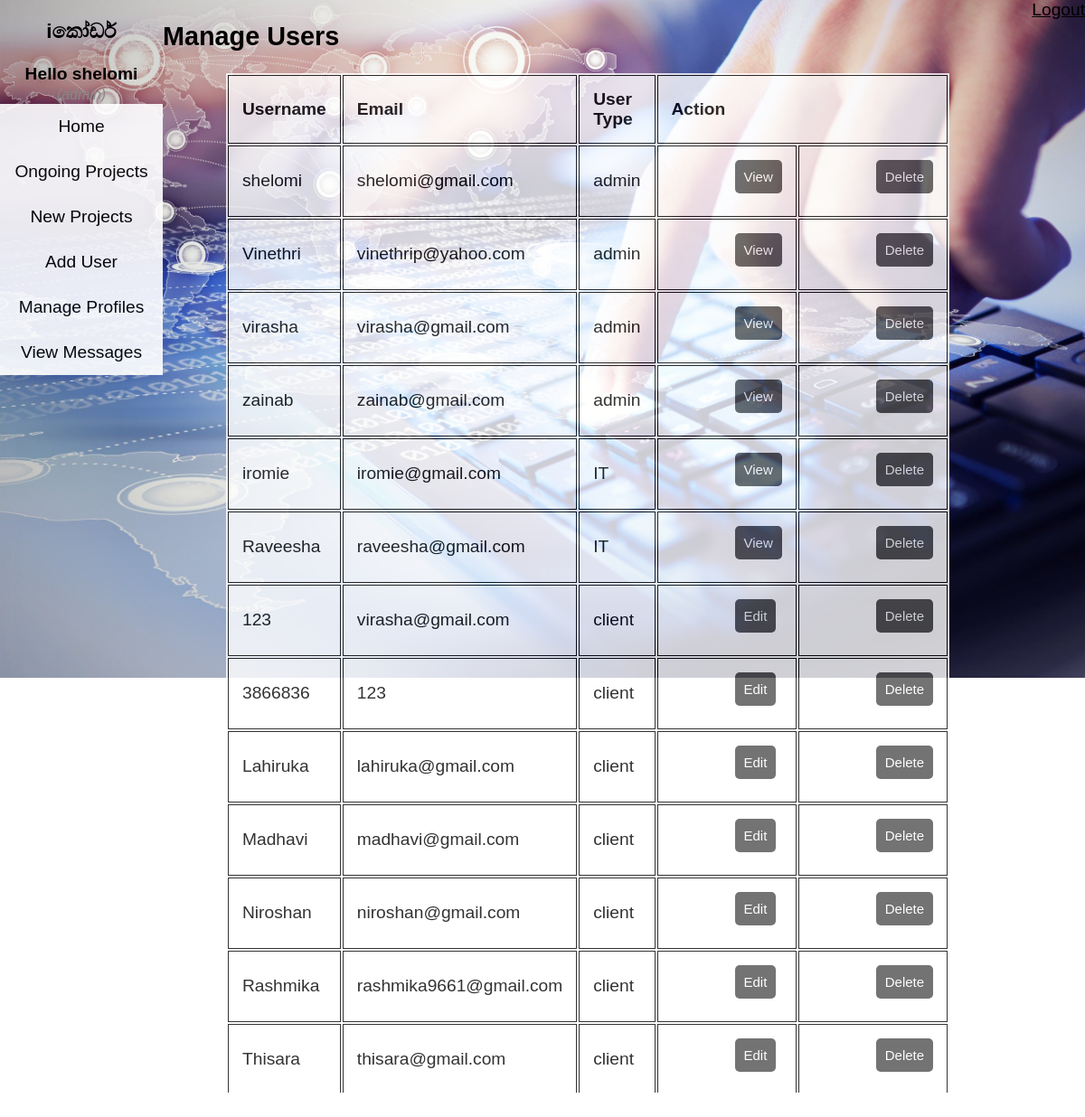
Page /admin/manage.php (signed in) on the committed database.
### tables this page shows
CREATE TABLE `it` (
  `username` varchar(100) NOT NULL,
  `email` varchar(100) NOT NULL,
  `password` varchar(100) NOT NULL,
  `edu_quali` varchar(1000) DEFAULT NULL,
  `gender` char(1) DEFAULT NULL,
  `tel` int(10) DEFAULT NULL
);

CREATE TABLE `client` (
  `username` varchar(100) NOT NULL,
  `email` varchar(100) NOT NULL,
  `password` varchar(100) NOT NULL,
  `gender` char(1) DEFAULT NULL,
  `tel` int(10) DEFAULT NULL,
  `edu_quali` varchar(10000) NOT NULL,
  `rating` int(11) NOT NULL
);

### admin/manage.php (the view, shortened to what this page needs)
<?php include ('functions.php');
	  include ('../connection.php');
?>
<!DOCTYPE html>
<html>
<head>
	<link rel="stylesheet" type="text/css" href="../css/admin.css">
</head>
<body>
	<div class="split left">
	<center>
		<h3>iකෝඩර්</h3>
		<strong><?php echo "Hello "; echo$_SESSION['username']; ?></strong>
		<small><i  style="color: #888;">(<?php echo $_SESSION['user_type']; ?>)</i></small>
		<br>
		<ul>
			<li><a href="home.php">Home</a></li>
			<li><a href="ongoing.php">Ongoing Projects</a></li>
			<li><a href="new.php">New Projects</a></li>
			<li><a href="add.php">Add User</a></li>
			<li><a href="manage.php">Manage Profiles</a></li>
			<li><a href="messages.php">View Messages</a></li>
		</ul>
		</center>
	</div>
	<div class="split right">
		<a href="../index.php?logout='1'" style="color: black; float:right;">Logout</a>
		<h2>Manage Users</h2>
		<table>
			<thead>
				<tr>
					<th>Username</th>
					<th>Email</th>
					<th>User Type</th>
					<th colspan="2">Action</th>
				</tr>
			</thead>
			<tbody>
				<?php
    				$query = "SELECT * FROM admin";
    				$results = $conn->query($query);
    				$user_type="admin";
    				if ($results->num_rows > 0) {
						while ($row = $results->fetch_assoc()) { 	?>
						    <tr>
						        <td><?php echo $row['username']; ?></td>
						        <td><?php echo $row['email']; ?></td>
						        <td><?php echo $user_type; ?></td>
						        <td>
						        	<div class="input-group">
										<a href="view.php"><button type="submit" class="btn" name="view_btn">View</button></a>
									</div>
						        </td>
						        <td>
						            <div class="input-group">
										<button type="button" class="btn" name="delete_btn">Delete</button>
									</div>
						        </td>
						    </tr>
					<?php	}
					}else{
						echo "0 results";
					}
	    			$query = "SELECT * FROM it";
	    			$results = $conn->query($query);
	    			$user_type="IT";
	    			if ($results->num_rows > 0) {
						while ($row = $results->fetch_assoc()) { ?>
						    <tr>
						        <td><?php echo $row['username']; ?></td>
						        <td><?php echo $row['email']; ?></td>
						        <td><?php echo $user_type; ?></td>
						        <td>
						        	<div class="input-group">
						        		<a href="view.php"><button type="submit" class="btn" name="view_btn">View</button></a>
									</div>
							    </td>
							    <td>
							        <div class="input-group">
										<button type="button" class="btn" name="delete_btn">Delete</button>
									</div>
							    </td>
							</tr>
					<?php	}
					}else{
						echo "0 results";
					}
	    			$query = "SELECT * FROM client";
	    			$results = $conn->query($query);
	    			$user_type="client";
	    			if ($results->num_rows > 0) {
						while ($row = $results->fetch_assoc()) { ?>
						    <tr>
						        <td><?php echo $row['username']; ?></td>
						        <td><?php echo $row['email']; ?></td>
						        <td><?php echo $user_type; ?></td>
						        <td>
						        	<div class="input-group">
										<a href="view.php?edit=<?php echo $row['username'], $user_type; ?>"><button type="submit" class="btn" name="view_btn">Edit</button></a>
									</div>
						        </td>
						        <td>
						            <div class="input-group">
										<a href= "functions.php?del=<?php echo $row['username']; ?>"><button type="button" class="btn" name="view_btn">Delete</button></a>
									</div>
						        </td>
						    </tr>
					<?php	}
					}else{
						echo "0 results";
					}
			    ?>
			</tbody>
		</table>
	</div>
</body>
</html>

### css/admin.css (style rules this page uses)
body { font-size: 120%; font-family: sans-serif; background-image: url("../images/index.jpg"); background-repeat: no-repeat; background-size: cover; }
.split { position: fixed; z-index: 1; top: 0; overflow-x: hidden; }
.left { left: 0; width: 15%; height: 90%; }
.right { right: 0; width: 85%; height: 90%; }
ul { list-style-type: none; margin: 0; padding: 0; overflow: hidden; background-color: white; opacity: 0.9; }
li { float: center; }
li a { display: block; color: black; text-align: center; padding: 14px 16px; text-decoration: none; }
.input-group { margin: 0px 0px 10px 0px; margin-left: 70px; }
.btn { padding: 10px; font-size: 15px; color: white; background: #505050; border: none; border-radius: 5px; }
table { width: 60%; margin-left: 70px; background-color: white; opacity: 80%; }
th, td { padding: 15px; text-align: left; border: 1px solid black; }

### rows in the picture
it: username "iromie", email "iromie@gmail.com"
it: username "Raveesha", email "raveesha@gmail.com"
client: username "123", email "virasha@gmail.com"
client: username "3866836", email "123"
client: username "Lahiruka", email "lahiruka@gmail.com"
client: username "Madhavi", email "madhavi@gmail.com"
client: username "Niroshan", email "niroshan@gmail.com"
client: username "Rashmika", email "rashmika9661@gmail.com"
client: username "Thisara", email "thisara@gmail.com"

### other values in the picture
$_SESSION['username'] "shelomi"
$_SESSION['user_type'] "admin"
$row['username'] "shelomi"
$row['email'] "shelomi@gmail.com"
$row['username'] "Vinethri"
$row['email'] "vinethrip@yahoo.com"
$row['username'] "virasha"
$row['email'] "virasha@gmail.com"
$row['username'] "zainab"
$row['email'] "zainab@gmail.com"
